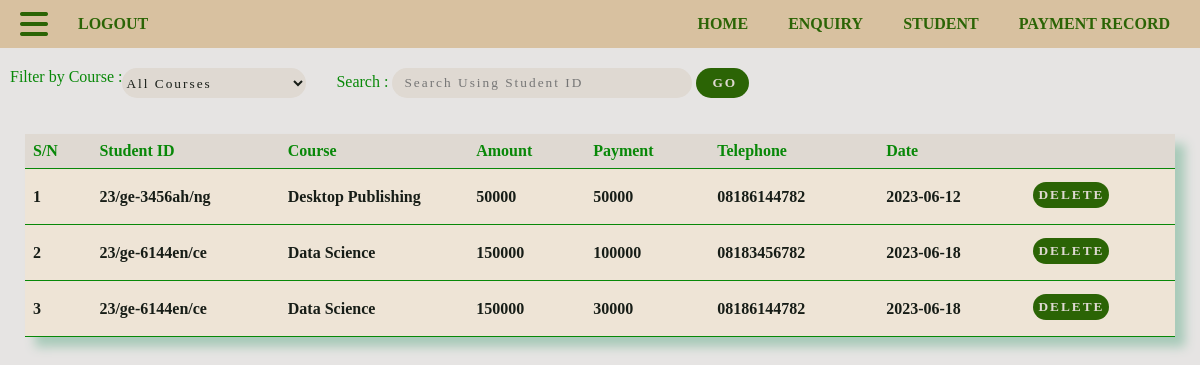
The page /StudMgtSys/payment.php (signed in) on the database its author committed.
### tables this page shows
CREATE TABLE IF NOT EXISTS `payment` (
  `student_id` varchar(15) NOT NULL,
  `course` varchar(100) NOT NULL,
  `amount` bigint NOT NULL,
  `payment` bigint NOT NULL,
  `p_tel` varchar(11) NOT NULL,
  `p_date` date NOT NULL,
  KEY `student_id` (`student_id`)
);

### StudMgtSys/payment.php (the view, shortened to what this page needs)
<html lang="en">
    <head>
        <link rel="stylesheet" href="css/payment.css">
        <link rel="stylesheet" href="fontawesome/fontawesome-free-6.4.0-web/css/fontawesome.css">
        <link rel="stylesheet" href="fontawesome/fontawesome-free-6.4.0-web/css/solid.css">
    </head>
    <body>
        <?php include 'inc/navbar.php'; ?>
        <div class="filter_form"><br>
            <div class="course">
                <label for="course">Filter by Course : </label>
                <select name="course" id="course">
                    <option value="">All Courses</option>
                </select>
            </div>
            <div class="search">
                <form action="" method="post" id="search-form">
                    <label for="search-bar">Search : </label>
                    <input type="search" name="search" id="search-item" placeholder="Search Using Student ID" >
                    <input type="submit" value="GO " name="go" class="submit" id="search">
                </form>
            </div>
        </div>
        <div id="recordTable">
            <?php
            include 'inc/database_conn.php';
            ?>
            <div class = "table">
                <table>
                    <tr>
                        <th>S/N</th>
                        <th>Student ID</th>
                        <th>Course</th>
                        <th>Amount</th>
                        <th>Payment</th>
                        <th>Telephone</th>
                        <th>Date</th>
                        <th> </th>
                    </tr>
                    <?php
                    $sql = "SELECT student_id, course, amount, payment, p_tel, p_date FROM payment";
                    $data = $conn->query($sql);
                    if ($data){
                        if ($data -> num_rows > 0){
                            $sn = 1;
                            while($row = $data->fetch_assoc()){
                    ?>
                    <tr>
                        <td><?php echo $sn ; ?></td>
                        <td><?php echo $row["student_id"] ; ?></td>
                        <td><?php echo $row["course"] ; ?></td>
                        <td><?php echo $row["amount"] ; ?></td>
                        <td><?php echo $row["payment"] ; ?></td>
                        <td><?php echo $row["p_tel"] ; ?></td>
                        <td><?php echo $row["p_date"] ; ?></td>
                        <td>
                    <form method="post" onsubmit="return confirm('Are you sure you want to delete the row with student Id <?php echo $row['student_id']; ?> ?');">
                        <button type="submit">DELETE</button>
                    </form>
                    </td>
                    </tr>
                    <?php
                    $sn++;
                            }
                        }
                    }
                    ?>
                </table>
            </div>
        </div>
    </body>
</html>

### StudMgtSys/css/payment.css (style rules this page uses)
body { margin: 0; padding: 0; background-color: rgb(230, 228, 227); }
#recordTable { margin-right: 25px; margin-left: 25px; }
table { width: 100%; border-collapse: collapse; margin-top: 20px; color: #171d17; background-color: rgb(238, 228, 214); font-weight: bolder; box-shadow: #a8cab9 10px 10px 10px 0px }
th { background-color: #088808; }
th { color: #088808; }
th, td { width: 5px; padding: 8px; text-align: left; border-bottom: 1px solid #088808; }
td { max-width: 100px; overflow: hidden; white-space: nowrap; text-overflow: ellipsis; }
button { background-color: #2b6405; color: rgb(223, 217, 210); letter-spacing: 2px; font-family:calibri; font-weight: bolder; border-radius: 20px; padding: 5px; margin-bottom: -8px; margin-top: 5px; border: none; }
th { background-color: rgb(223, 217, 210); }
select { border-radius: 20px; width: fit-content; height: 30px; color: #171d17; background-color: rgb(223, 217, 210); border: none; font-family:Georgia, 'Times New Roman', Times, serif; letter-spacing: 2px; }
option { border-radius: 20px; width: fit-content; background-color: #088808; color: rgb(223, 217, 210); border: 2px solid #088808; font-family:Georgia, 'Times New Roman', Times, serif; letter-spacing: 2px; }
.filter_form { display: flex; color: #088808; margin-top: 20px; margin-left: 10px; }
.search { margin-left: 30px; }
.course { display: flex; }
.search input { text-indent: 10px; border-radius: 20px; width: 300px; height: 30px; color: #088808; background-color: rgb(223, 217, 210); border: none; font-family:Georgia, 'Times New Roman', Times, serif; letter-spacing: 2px; }
.search .submit { background-color: #2b6405; border: none; color: rgb(223, 217, 210); font-family: 'Calibri'; font-weight: bolder; border-radius: 20px; width: fit-content; }

### rows shown on the page
payment: student "23/ge-3456ah/ng", course "Desktop Publishing", amount "50000", payment "50000", p_tel "08186144782", p_date "2023-06-12"
payment: student "23/ge-6144en/ce", course "Data Science", amount "150000", payment "100000", p_tel "08183456782", p_date "2023-06-18"
payment: student "23/ge-6144en/ce", course "Data Science", amount "150000", payment "30000", p_tel "08186144782", p_date "2023-06-18"
